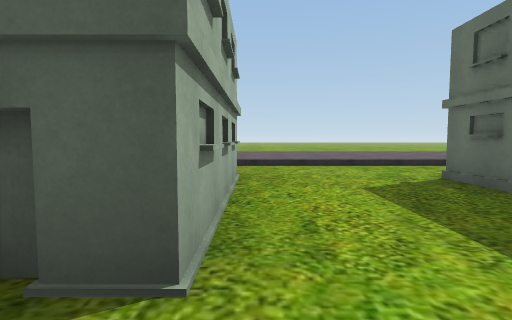
[1] (above)

21 first-person views from a walk through a 3-D level made in the Unity game engine. The camera is 1.4 m above the floor, tilts 4° down and sees 80° across. The floor is counted in squares, 2 m on a side. Each view is taken from the middle of a square. On the plan, view 1 faces up. The plan holds only what a view shows up to about 10 squares ahead; the rest is blank. The place goes on beyond the plan. The player is left out. Some surface patterns are stand-ins.

[2]
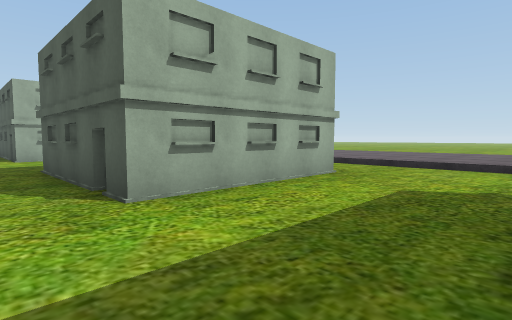

[3]
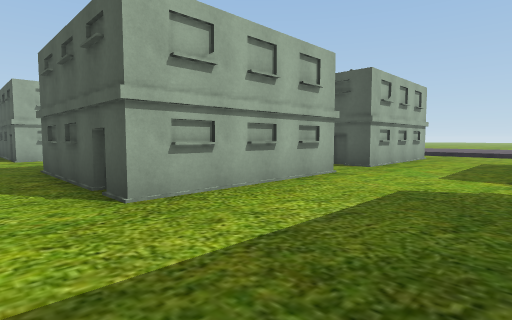

[4]
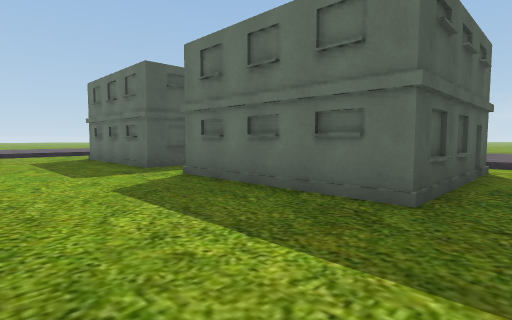

[5]
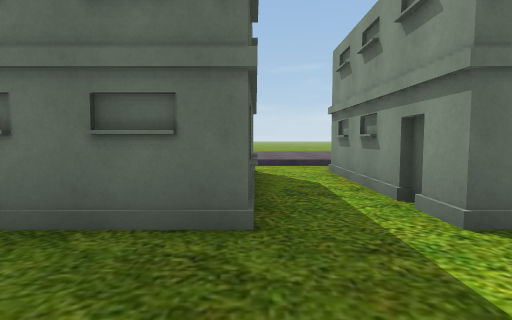

[6]
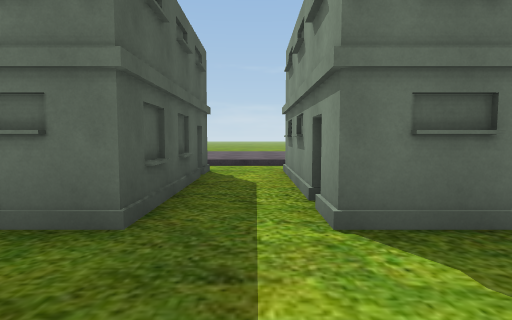

[7]
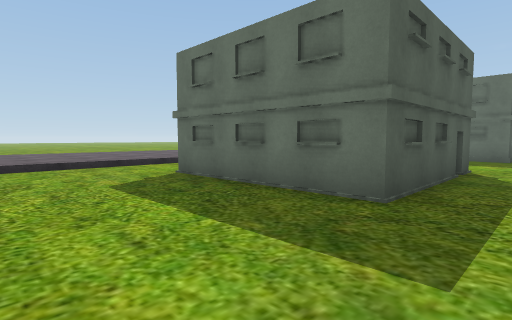

[8]
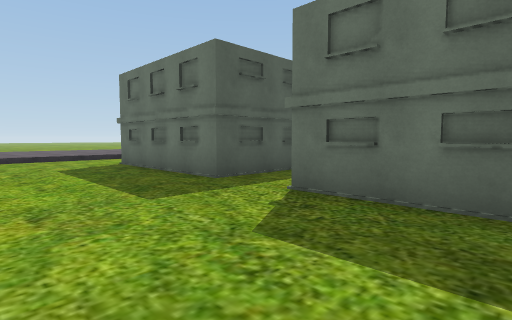

[9]
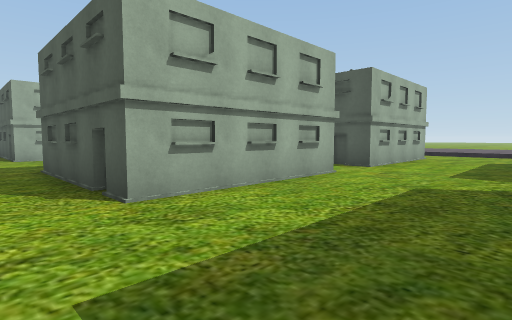

[10]
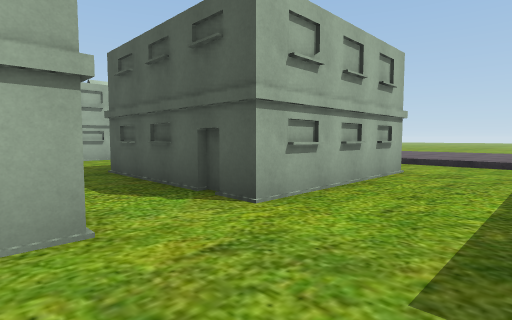

[11]
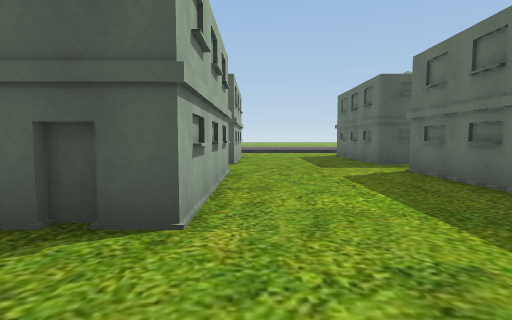

[12]
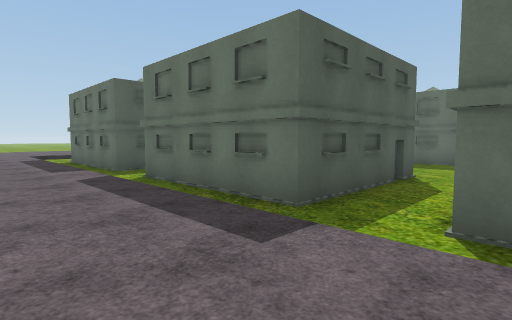

[13]
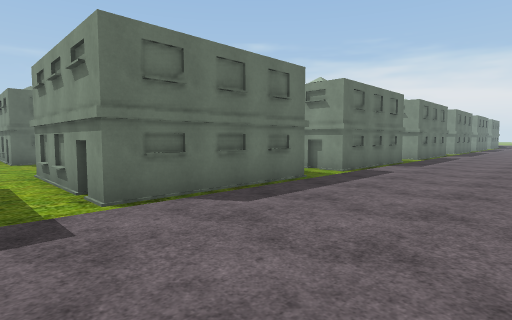

[14]
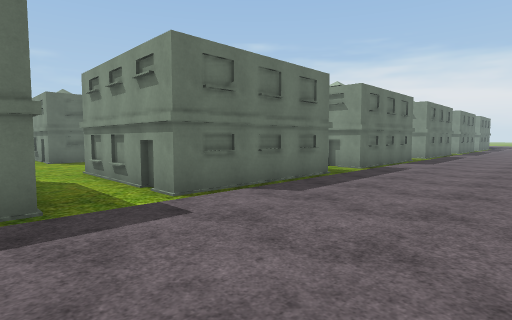

[15]
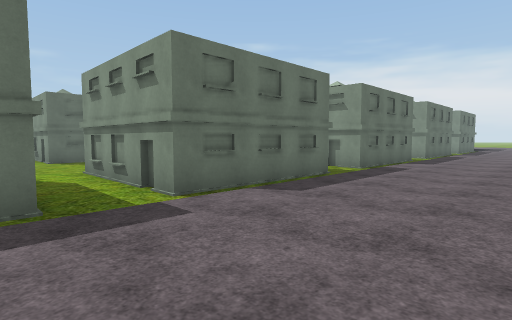

[16]
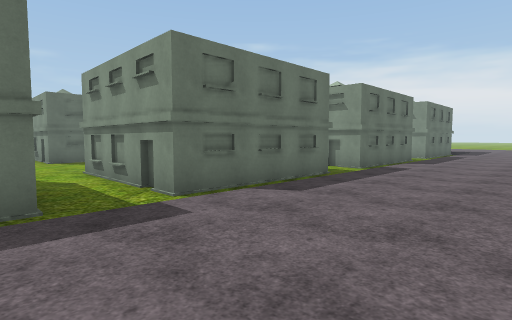

[17]
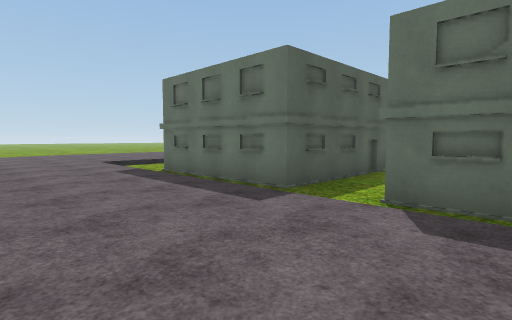

[18]
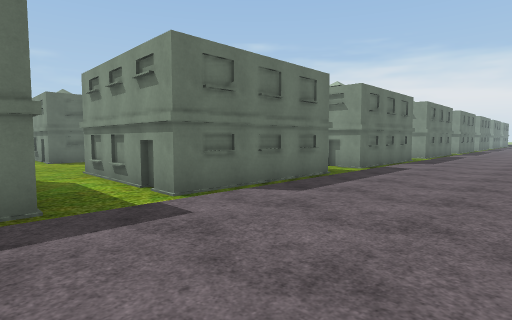

[19]
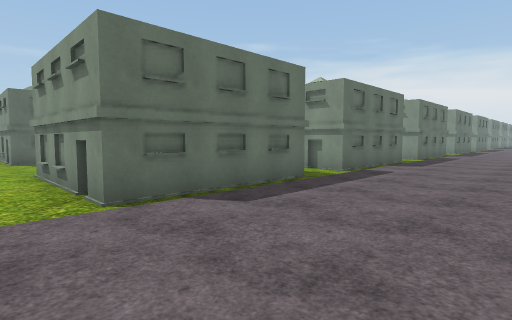

[20]
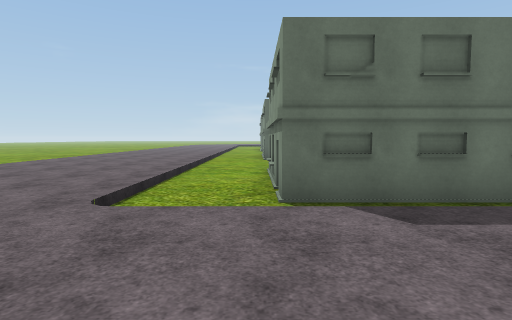

[21]
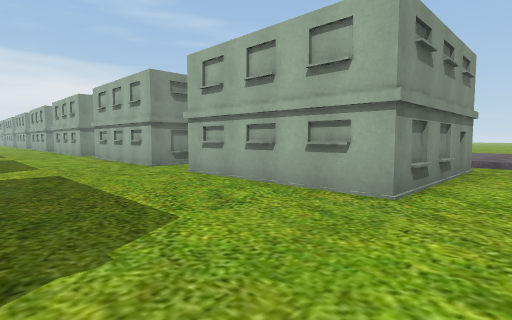

### Floor plan
Key: @ floor where view 1 was taken; # wall or solid block; . main floor; : floor 0.25 m higher than the main floor; / step, stairs or slope; H house.
Columns run from 25 left of view 1 to 9 right of it. Each row starts with its distance up from view 1.
  7 :::/.........    .....  ......
  6 :::/.........    .....  H.....
  5 :::/##  #...H    H..H    H...
  4 :::/#   #....    ....#   ....
  3 :::/#   #....    ....#  #....
  2 :::/##  #...H  ##H..H  ##H..H#   H
  1 :::/.H.......H.......H.......####./
  0 :::/............H.......H@......../
 -1 :::/#####...H    H..H#   H...####./
 -2 :::/#   #....    ....#   ....#
 -3 :::/#   #....   #....#  #....#
 -4  ::/#  ##...H  # H..H  # H..H#   H
 -5 :::/.H.......H.......H.......####./
 -6 :::/.........  .H....  .........../
 -7 :::/##   ...H               .####./
 -8 :::/#
 -9 :::/#
-10 :::/#
-11 :::/.H....
-12 :::/........
-13 :::/##    ..
-14 :::/#
-15 :::/#
-16 :::/#
-17 :::/.H....
-18 :::/........
-19 :::/##    ..
-20 :::/#
-21 :::/#
-22 :::/#
-23 :::/.H....
-24 :::/........
-25 :::/##    ..
-26 :::/#
-27 :::/#
-28  ::/#
-29  ::/.H
-30  ::/..
-31  ::/H#
-32  ::/##

Where each view was taken, in squares from view 1:
view 1: 0 up, 0 right, facing up
view 2: 0 up, 3 right, facing up-left
view 3: 6 down, 3 right, facing up-left
view 4: 6 down, 0 right, facing up-right
view 5: 5 down, 1 right, facing right
view 6: 0 up, 1 right, facing right
view 7: 0 up, 8 left, facing up-right
view 8: 3 down, 8 left, facing up-right
view 9: 6 down, 5 left, facing up-left
view 10: 1 down, 6 left, facing up-left
view 11: 7 down, 16 left, facing up
view 12: 7 down, 24 left, facing up-right
view 13: 5 down, 25 left, facing down-right
view 14: 10 down, 25 left, facing down-right
view 15: 16 down, 25 left, facing down-right
view 16: 22 down, 25 left, facing down-right
view 17: 2 down, 25 left, facing up-right
view 18: 2 up, 25 left, facing down-right
view 19: 7 up, 25 left, facing down-right
view 20: 6 up, 25 left, facing right
view 21: 7 up, 13 left, facing down-left
